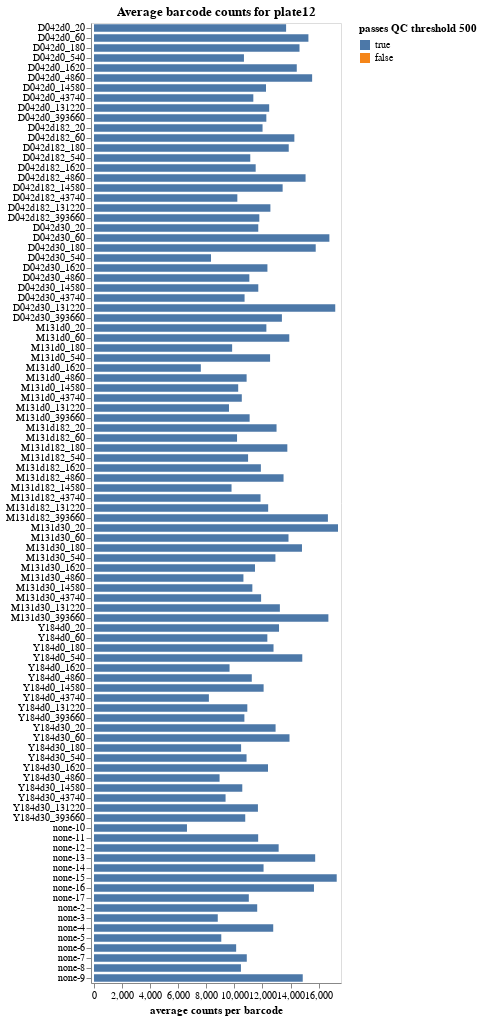

The notebook cell this image was saved under:
### Markdown cell above
Plot average counts per barcode, and make sure that these pass the QC threshold.
If a sample has inadequate barcode counts, it may not have good enough statistics for accurate analysis:

### Code cell
avg_barcode_counts = (
    counts
    .groupby(
        ["serum", "dilution_factor", "sample_noplate"],
        dropna=False,
        as_index=False,
    )
    .aggregate(avg_count=pd.NamedAgg("count", "mean"))
    .assign(passes_qc=lambda x: x["avg_count"] >= qc_thresholds["avg_barcode_counts"])
)

avg_barcode_counts_chart = (
    alt.Chart(avg_barcode_counts)
    .add_params(serum_selection)
    .transform_filter(serum_selection)
    .encode(
        alt.X(
            "avg_count",
            title="average counts per barcode",
            scale=alt.Scale(nice=False, padding=3),
        ),
        alt.Y(
            "sample_noplate",
            title=None,
            sort=list(
                avg_barcode_counts.sort_values(["serum", "dilution_factor"])["sample_noplate"]
            ),
        ),
        alt.Color(
            "passes_qc",
            title=f"passes QC threshold {qc_thresholds['avg_barcode_counts']}",
            scale=alt.Scale(domain=[True, False]),
        ),
        tooltip=[
            alt.Tooltip(c, format=".3g") if avg_barcode_counts[c].dtype == float
            else c
            for c in avg_barcode_counts.columns
        ],
    )
    .mark_bar(height={"band": 0.85})
    .properties(
        height=alt.Step(10),
        width=250,
        title=f"Average barcode counts for {plate}",
    )
    .configure_axis(grid=False)
)

display(avg_barcode_counts_chart)

if not avg_barcode_counts["passes_qc"].all():
    qc_failures.add("avg_barcode_counts")
    print(f"\nThe following samples failed {qc_thresholds['avg_barcode_counts']=}")
    display(avg_barcode_counts.query("not passes_qc").reset_index(drop=True))
else:
    print(f"\nAll samples passed {qc_thresholds['avg_barcode_counts']=}")

### Figure 1 — Vega-Lite specification as saved in the notebook (floating-point values rounded to 4 significant figures)
{"config": {"view": {"continuousWidth": 300, "continuousHeight": 300}, "axis": {"grid": false}}, "data": {"name": "data-557f98ab1375183a2ed3dffae028c812"}, "mark": {"type": "bar", "height": {"band": 0.85}}, "encoding": {"color": {"field": "passes_qc", "scale": {"domain": [true, false]}, "title": "passes QC threshold 500", "type": "nominal"}, "tooltip": [{"field": "serum", "type": "nominal"}, {"field": "dilution_factor", "type": "quantitative"}, {"field": "sample_noplate", "type": "nominal"}, {"field": "avg_count", "format": ".3g", "type": "quantitative"}, {"field": "passes_qc", "type": "nominal"}], "x": {"field": "avg_count", "scale": {"nice": false, "padding": 3}, "title": "average counts per barcode", "type": "quantitative"}, "y": {"field": "sample_noplate", "sort": ["D042d0_20", "D042d0_60", "D042d0_180", "D042d0_540", "D042d0_1620", "D042d0_4860", "D042d0_14580", "D042d0_43740", "D042d0_131220", "D042d0_393660", "D042d182_20", "D042d182_60", "D042d182_180", "D042d182_540", "D042d182_1620", "D042d182_4860", "D042d182_14580", "D042d182_43740", "D042d182_131220", "D042d182_393660", "D042d30_20", "D042d30_60", "D042d30_180", "D042d30_540", "D042d30_1620", "D042d30_4860", "D042d30_14580", "D042d30_43740", "D042d30_131220", "D042d30_393660", "M131d0_20", "M131d0_60", "M131d0_180", "M131d0_540", "M131d0_1620", "M131d0_4860", "M131d0_14580", "M131d0_43740", "M131d0_131220", "M131d0_393660", "M131d182_20", "M131d182_60", "M131d182_180", "M131d182_540", "M131d182_1620", "M131d182_4860", "M131d182_14580", "M131d182_43740", "M131d182_131220", "M131d182_393660", "M131d30_20", "M131d30_60", "M131d30_180", "M131d30_540", "M131d30_1620", "M131d30_4860", "M131d30_14580", "M131d30_43740", "M131d30_131220", "M131d30_393660", "Y184d0_20", "Y184d0_60", "Y184d0_180", "Y184d0_540", "Y184d0_1620", "Y184d0_4860", "Y184d0_14580", "Y184d0_43740", "Y184d0_131220", "Y184d0_393660", "Y184d30_20", "Y184d30_60", "Y184d30_180", "Y184d30_540", "Y184d30_1620", "Y184d30_4860", "Y184d30_14580", "Y184d30_43740", "Y184d30_131220", "Y184d30_393660", "none-10", "none-11", "none-12", "none-13", "none-14", "none-15", "none-16", "none-17", "none-2", "none-3", "none-4", "none-5", "none-6", "none-7", "none-8", "none-9"], "title": null, "type": "nominal"}}, "height": {"step": 10}, "params": [{"name": "param_1", "select": {"type": "point", "fields": ["serum"]}, "bind": {"input": "select", "options": [null, "D042d0", "D042d182", "D042d30", "M131d0", "M131d182", "M131d30", "Y184d0", "Y184d30", "none"], "labels": ["all", "D042d0", "D042d182", "D042d30", "M131d0", "M131d182", "M131d30", "Y184d0", "Y184d30", "none"], "name": "serum"}}], "title": "Average barcode counts for plate12", "transform": [{"filter": {"param": "param_1"}}], "width": 250, "$schema": "https://vega.github.io/schema/vega-lite/v5.15.1.json", "datasets": {"data-557f98ab1375183a2ed3dffae028c812": [{"serum": "D042d0", "dilution_factor": 20, "sample_noplate": "D042d0_20", "avg_count": 13680.0, "passes_qc": true}, {"serum": "D042d0", "dilution_factor": 60, "sample_noplate": "D042d0_60", "avg_count": 15270.0, "passes_qc": true}, {"serum": "D042d0", "dilution_factor": 180, "sample_noplate": "D042d0_180", "avg_count": 14640.0, "passes_qc": true}, {"serum": "D042d0", "dilution_factor": 540, "sample_noplate": "D042d0_540", "avg_count": 10680.0, "passes_qc": true}, {"serum": "D042d0", "dilution_factor": 1620, "sample_noplate": "D042d0_1620", "avg_count": 14440.0, "passes_qc": true}, {"serum": "D042d0", "dilution_factor": 4860, "sample_noplate": "D042d0_4860", "avg_count": 15540.0, "passes_qc": true}, {"serum": "D042d0", "dilution_factor": 14580, "sample_noplate": "D042d0_14580", "avg_count": 12250.0, "passes_qc": true}, {"serum": "D042d0", "dilution_factor": 43740, "sample_noplate": "D042d0_43740", "avg_count": 11350.0, "passes_qc": true}, {"serum": "D042d0", "dilution_factor": 131220, "sample_noplate": "D042d0_131220", "avg_count": 12480.0, "passes_qc": true}, {"serum": "D042d0", "dilution_factor": 393660, "sample_noplate": "D042d0_393660", "avg_count": 12280.0, "passes_qc": true}, {"serum": "D042d182", "dilution_factor": 20, "sample_noplate": "D042d182_20", "avg_count": 12010.0, "passes_qc": true}, {"serum": "D042d182", "dilution_factor": 60, "sample_noplate": "D042d182_60", "avg_count": 14270.0, "passes_qc": true}, {"serum": "D042d182", "dilution_factor": 180, "sample_noplate": "D042d182_180", "avg_count": 13870.0, "passes_qc": true}, {"serum": "D042d182", "dilution_factor": 540, "sample_noplate": "D042d182_540", "avg_count": 11130.0, "passes_qc": true}, {"serum": "D042d182", "dilution_factor": 1620, "sample_noplate": "D042d182_1620", "avg_count": 11520.0, "passes_qc": true}, {"serum": "D042d182", "dilution_factor": 4860, "sample_noplate": "D042d182_4860", "avg_count": 15070.0, "passes_qc": true}, {"serum": "D042d182", "dilution_factor": 14580, "sample_noplate": "D042d182_14580", "avg_count": 13440.0, "passes_qc": true}, {"serum": "D042d182", "dilution_factor": 43740, "sample_noplate": "D042d182_43740", "avg_count": 10210.0, "passes_qc": true}, {"serum": "D042d182", "dilution_factor": 131220, "sample_noplate": "D042d182_131220", "avg_count": 12560.0, "passes_qc": true}, {"serum": "D042d182", "dilution_factor": 393660, "sample_noplate": "D042d182_393660", "avg_count": 11780.0, "passes_qc": true}, {"serum": "D042d30", "dilution_factor": 20, "sample_noplate": "D042d30_20", "avg_count": 11700.0, "passes_qc": true}, {"serum": "D042d30", "dilution_factor": 60, "sample_noplate": "D042d30_60", "avg_count": 16770.0, "passes_qc": true}, {"serum": "D042d30", "dilution_factor": 180, "sample_noplate": "D042d30_180", "avg_count": 15790.0, "passes_qc": true}, {"serum": "D042d30", "dilution_factor": 540, "sample_noplate": "D042d30_540", "avg_count": 8335.0, "passes_qc": true}, {"serum": "D042d30", "dilution_factor": 1620, "sample_noplate": "D042d30_1620", "avg_count": 12350.0, "passes_qc": true}, {"serum": "D042d30", "dilution_factor": 4860, "sample_noplate": "D042d30_4860", "avg_count": 11070.0, "passes_qc": true}, {"serum": "D042d30", "dilution_factor": 14580, "sample_noplate": "D042d30_14580", "avg_count": 11700.0, "passes_qc": true}, {"serum": "D042d30", "dilution_factor": 43740, "sample_noplate": "D042d30_43740", "avg_count": 10730.0, "passes_qc": true}, {"serum": "D042d30", "dilution_factor": 131220, "sample_noplate": "D042d30_131220", "avg_count": 17180.0, "passes_qc": true}, {"serum": "D042d30", "dilution_factor": 393660, "sample_noplate": "D042d30_393660", "avg_count": 13380.0, "passes_qc": true}, {"serum": "M131d0", "dilution_factor": 20, "sample_noplate": "M131d0_20", "avg_count": 12280.0, "passes_qc": true}, {"serum": "M131d0", "dilution_factor": 60, "sample_noplate": "M131d0_60", "avg_count": 13910.0, "passes_qc": true}, {"serum": "M131d0", "dilution_factor": 180, "sample_noplate": "M131d0_180", "avg_count": 9840.0, "passes_qc": true}, {"serum": "M131d0", "dilution_factor": 540, "sample_noplate": "M131d0_540", "avg_count": 12540.0, "passes_qc": true}, {"serum": "M131d0", "dilution_factor": 1620, "sample_noplate": "M131d0_1620", "avg_count": 7610.0, "passes_qc": true}, {"serum": "M131d0", "dilution_factor": 4860, "sample_noplate": "M131d0_4860", "avg_count": 10870.0, "passes_qc": true}, {"serum": "M131d0", "dilution_factor": 14580, "sample_noplate": "M131d0_14580", "avg_count": 10270.0, "passes_qc": true}, {"serum": "M131d0", "dilution_factor": 43740, "sample_noplate": "M131d0_43740", "avg_count": 10530.0, "passes_qc": true}, {"serum": "M131d0", "dilution_factor": 131220, "sample_noplate": "M131d0_131220", "avg_count": 9615.0, "passes_qc": true}, {"serum": "M131d0", "dilution_factor": 393660, "sample_noplate": "M131d0_393660", "avg_count": 11090.0, "passes_qc": true}, {"serum": "M131d182", "dilution_factor": 20, "sample_noplate": "M131d182_20", "avg_count": 13000.0, "passes_qc": true}, {"serum": "M131d182", "dilution_factor": 60, "sample_noplate": "M131d182_60", "avg_count": 10190.0, "passes_qc": true}, {"serum": "M131d182", "dilution_factor": 180, "sample_noplate": "M131d182_180", "avg_count": 13770.0, "passes_qc": true}, {"serum": "M131d182", "dilution_factor": 540, "sample_noplate": "M131d182_540", "avg_count": 10980.0, "passes_qc": true}, {"serum": "M131d182", "dilution_factor": 1620, "sample_noplate": "M131d182_1620", "avg_count": 11890.0, "passes_qc": true}, {"serum": "M131d182", "dilution_factor": 4860, "sample_noplate": "M131d182_4860", "avg_count": 13500.0, "passes_qc": true}, {"serum": "M131d182", "dilution_factor": 14580, "sample_noplate": "M131d182_14580", "avg_count": 9797.0, "passes_qc": true}, {"serum": "M131d182", "dilution_factor": 43740, "sample_noplate": "M131d182_43740", "avg_count": 11860.0, "passes_qc": true}, {"serum": "M131d182", "dilution_factor": 131220, "sample_noplate": "M131d182_131220", "avg_count": 12410.0, "passes_qc": true}, {"serum": "M131d182", "dilution_factor": 393660, "sample_noplate": "M131d182_393660", "avg_count": 16660.0, "passes_qc": true}, {"serum": "M131d30", "dilution_factor": 20, "sample_noplate": "M131d30_20", "avg_count": 17380.0, "passes_qc": true}, {"serum": "M131d30", "dilution_factor": 60, "sample_noplate": "M131d30_60", "avg_count": 13850.0, "passes_qc": true}, {"serum": "M131d30", "dilution_factor": 180, "sample_noplate": "M131d30_180", "avg_count": 14810.0, "passes_qc": true}, {"serum": "M131d30", "dilution_factor": 540, "sample_noplate": "M131d30_540", "avg_count": 12920.0, "passes_qc": true}, {"serum": "M131d30", "dilution_factor": 1620, "sample_noplate": "M131d30_1620", "avg_count": 11470.0, "passes_qc": true}, {"serum": "M131d30", "dilution_factor": 4860, "sample_noplate": "M131d30_4860", "avg_count": 10640.0, "passes_qc": true}, {"serum": "M131d30", "dilution_factor": 14580, "sample_noplate": "M131d30_14580", "avg_count": 11280.0, "passes_qc": true}, {"serum": "M131d30", "dilution_factor": 43740, "sample_noplate": "M131d30_43740", "avg_count": 11900.0, "passes_qc": true}, {"serum": "M131d30", "dilution_factor": 131220, "sample_noplate": "M131d30_131220", "avg_count": 13240.0, "passes_qc": true}, {"serum": "M131d30", "dilution_factor": 393660, "sample_noplate": "M131d30_393660", "avg_count": 16700.0, "passes_qc": true}, {"serum": "Y184d0", "dilution_factor": 20, "sample_noplate": "Y184d0_20", "avg_count": 13180.0, "passes_qc": true}, {"serum": "Y184d0", "dilution_factor": 60, "sample_noplate": "Y184d0_60", "avg_count": 12350.0, "passes_qc": true}, {"serum": "Y184d0", "dilution_factor": 180, "sample_noplate": "Y184d0_180", "avg_count": 12790.0, "passes_qc": true}, {"serum": "Y184d0", "dilution_factor": 540, "sample_noplate": "Y184d0_540", "avg_count": 14840.0, "passes_qc": true}, {"serum": "Y184d0", "dilution_factor": 1620, "sample_noplate": "Y184d0_1620", "avg_count": 9656.0, "passes_qc": true}, {"serum": "Y184d0", "dilution_factor": 4860, "sample_noplate": "Y184d0_4860", "avg_count": 11240.0, "passes_qc": true}, {"serum": "Y184d0", "dilution_factor": 14580, "sample_noplate": "Y184d0_14580", "avg_count": 12080.0, "passes_qc": true}, {"serum": "Y184d0", "dilution_factor": 43740, "sample_noplate": "Y184d0_43740", "avg_count": 8184.0, "passes_qc": true}, {"serum": "Y184d0", "dilution_factor": 131220, "sample_noplate": "Y184d0_131220", "avg_count": 10920.0, "passes_qc": true}, {"serum": "Y184d0", "dilution_factor": 393660, "sample_noplate": "Y184d0_393660", "avg_count": 10710.0, "passes_qc": true}, {"serum": "Y184d30", "dilution_factor": 20, "sample_noplate": "Y184d30_20", "avg_count": 12930.0, "passes_qc": true}, {"serum": "Y184d30", "dilution_factor": 60, "sample_noplate": "Y184d30_60", "avg_count": 13930.0, "passes_qc": true}, {"serum": "Y184d30", "dilution_factor": 180, "sample_noplate": "Y184d30_180", "avg_count": 10480.0, "passes_qc": true}, {"serum": "Y184d30", "dilution_factor": 540, "sample_noplate": "Y184d30_540", "avg_count": 10870.0, "passes_qc": true}, {"serum": "Y184d30", "dilution_factor": 1620, "sample_noplate": "Y184d30_1620", "avg_count": 12390.0, "passes_qc": true}, {"serum": "Y184d30", "dilution_factor": 4860, "sample_noplate": "Y184d30_4860", "avg_count": 8945.0, "passes_qc": true}, {"serum": "Y184d30", "dilution_factor": 14580, "sample_noplate": "Y184d30_14580", "avg_count": 10560.0, "passes_qc": true}, {"serum": "Y184d30", "dilution_factor": 43740, "sample_noplate": "Y184d30_43740", "avg_count": 9372.0, "passes_qc": true}, {"serum": "Y184d30", "dilution_factor": 131220, "sample_noplate": "Y184d30_131220", "avg_count": 11680.0, "passes_qc": true}, {"serum": "Y184d30", "dilution_factor": 393660, "sample_noplate": "Y184d30_393660", "avg_count": 10770.0, "passes_qc": true}, {"serum": "none", "dilution_factor": null, "sample_noplate": "none-10", "avg_count": 6622.0, "passes_qc": true}, {"serum": "none", "dilution_factor": null, "sample_noplate": "none-11", "avg_count": 11690.0, "passes_qc": true}, {"serum": "none", "dilution_factor": null, "sample_noplate": "none-12", "avg_count": 13150.0, "passes_qc": true}, {"serum": "none", "dilution_factor": null, "sample_noplate": "none-13", "avg_count": 15750.0, "passes_qc": true}, {"serum": "none", "dilution_factor": null, "sample_noplate": "none-14", "avg_count": 12080.0, "passes_qc": true}, {"serum": "none", "dilution_factor": null, "sample_noplate": "none-15", "avg_count": 17290.0, "passes_qc": true}, {"serum": "none", "dilution_factor": null, "sample_noplate": "none-16", "avg_count": 15670.0, "passes_qc": true}, {"serum": "none", "dilution_factor": null, "sample_noplate": "none-17", "avg_count": 11030.0, "passes_qc": true}, {"serum": "none", "dilution_factor": null, "sample_noplate": "none-2", "avg_count": 11630.0, "passes_qc": true}, {"serum": "none", "dilution_factor": null, "sample_noplate": "none-3", "avg_count": 8816.0, "passes_qc": true}, {"serum": "none", "dilution_factor": null, "sample_noplate": "none-4", "avg_count": 12770.0, "passes_qc": true}, {"serum": "none", "dilution_factor": null, "sample_noplate": "none-5", "avg_count": 9067.0, "passes_qc": true}, {"serum": "none", "dilution_factor": null, "sample_noplate": "none-6", "avg_count": 10130.0, "passes_qc": true}, {"serum": "none", "dilution_factor": null, "sample_noplate": "none-7", "avg_count": 10880.0, "passes_qc": true}, {"serum": "none", "dilution_factor": null, "sample_noplate": "none-8", "avg_count": 10470.0, "passes_qc": true}, {"serum": "none", "dilution_factor": null, "sample_noplate": "none-9", "avg_count": 14870.0, "passes_qc": true}]}}
